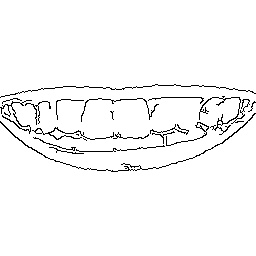
#> input picture teeth_edge_compare/iterate_100/2_edge/1.jpg, 256 x 256 px, given as the content of the folder C:/Users/HONEYZ/Desktop/teeth_edge_compare/2, which was not available
$ python edge.py
#> lines starting #> are read from the running program, lines starting #| are printed output that depends on the picture; after the words box and inside, x2 and y2 are one past the last pixel; in counts of white or black regions, pixels touching at a corner belong together
import cv2
import os

def read_path(file_pathname):

    for filename in os.listdir(file_pathname):
        print(filename)
        img = cv2.imread(file_pathname+'/'+filename)
#> img is the input picture: shape (256, 256, 3); min 0, max 255, mean 246.8
        img = cv2.Canny(img, 80, 255)
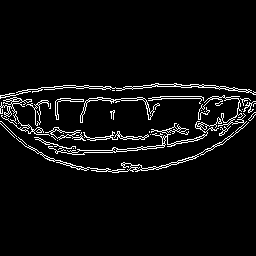
#> img: shape (256, 256); 5.1% white in thin lines or dots, all inside (x1, y1, x2, y2) = (0, 83, 256, 173)
        img2 = cv2.bitwise_not(img)
        cv2.imwrite('C:/Users/HONEYZ/Desktop/teeth_edge_compare/2_edge'+"/"+filename, img2)
read_path("C:/Users/HONEYZ/Desktop/teeth_edge_compare/2")

$ run again, on teeth_edge_compare/iterate_100/2_edge/4.jpg
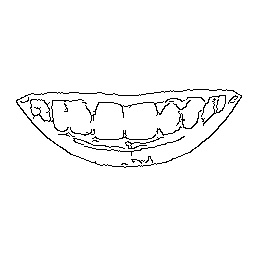
#> input picture teeth_edge_compare/iterate_100/2_edge/4.jpg, 256 x 256 px, given as the content of the folder C:/Users/HONEYZ/Desktop/teeth_edge_compare/2, which was not available
#> in read_path, img is the input picture: shape (256, 256, 3); min 0, max 255, mean 248
#> in read_path, `img = cv2.Canny(img, 80, 255)`:
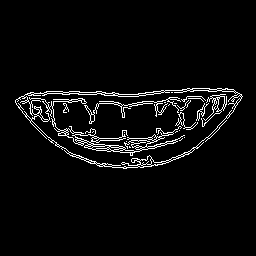
#> img: shape (256, 256); 4.3% white in thin lines or dots, all inside (x1, y1, x2, y2) = (15, 88, 243, 169)

$ run again, on teeth_edge_compare/iterate_100/2_edge/5.jpg
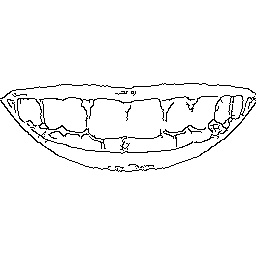
#> input picture teeth_edge_compare/iterate_100/2_edge/5.jpg, 256 x 256 px, given as the content of the folder C:/Users/HONEYZ/Desktop/teeth_edge_compare/2, which was not available
#> in read_path, img is the input picture: shape (256, 256, 3); min 0, max 255, mean 246.3
#> in read_path, `img = cv2.Canny(img, 80, 255)`:
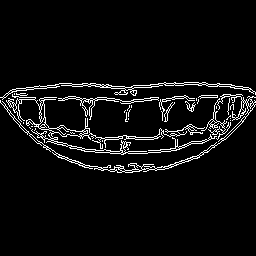
#> img: shape (256, 256); 5.3% white in thin lines or dots, all inside (x1, y1, x2, y2) = (0, 82, 256, 173)

$ run again, on teeth_edge_compare/iterate_100/2_edge/6.jpg
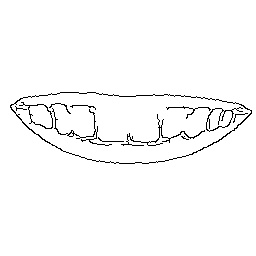
#> input picture teeth_edge_compare/iterate_100/2_edge/6.jpg, 256 x 256 px, given as the content of the folder C:/Users/HONEYZ/Desktop/teeth_edge_compare/2, which was not available
#> in read_path, img is the input picture: shape (256, 256, 3); min 0, max 255, mean 249.3
#> in read_path, `img = cv2.Canny(img, 80, 255)`:
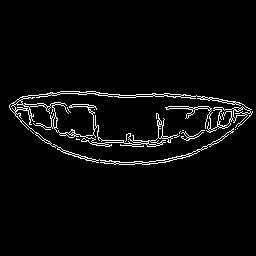
#> img: shape (256, 256); 3.6% white in thin lines or dots, all inside (x1, y1, x2, y2) = (9, 91, 253, 165)
